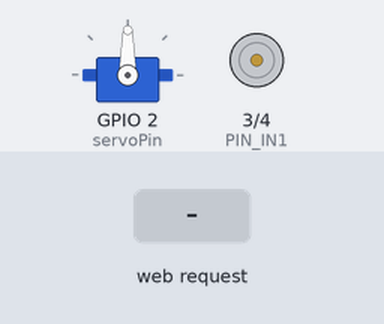
A sketch run on a simulated ESP32. On the bench: servo, motor-driver pin pairs drawn as motors (green arrow = first pin HIGH = forward, orange = second pin HIGH = backward, longer = more drive). Wiring (inferred from the names in the program): servo: signal GPIO 2. The test bench sets the inputs (shaded band). Servo pulses on a pin are drawn as a servo (544–2400 µs = 0–180°).

Above: at 1.2 s.
1.3 s: HTTP request GET /G received
At 2.0 s:
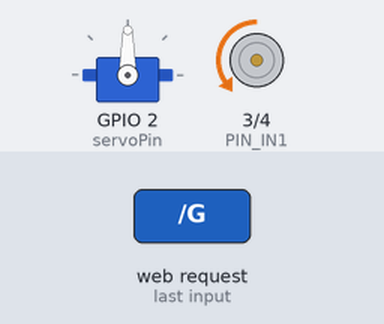
2.8 s: HTTP request GET /B received
At 4.0 s:
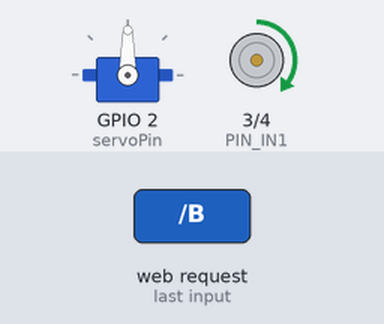
4.3 s: HTTP request GET /R received
At 5.5 s:
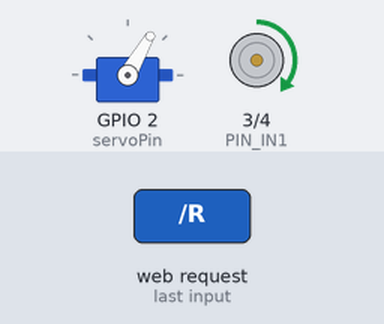
5.8 s: HTTP request GET /L received
At 6.7 s:
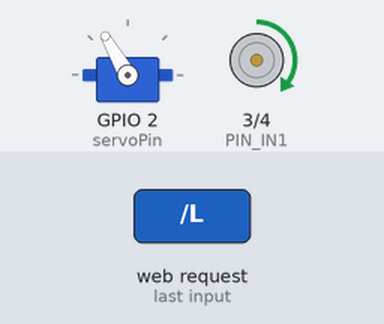
7.3 s: HTTP request GET /LG received
At 7.7 s:
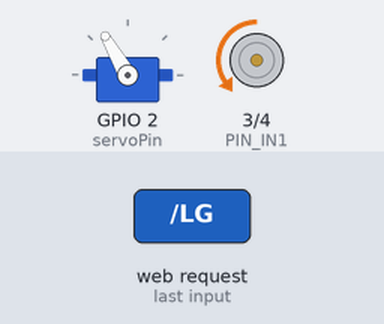
8.8 s: HTTP request GET /RG received
At 9.8 s:
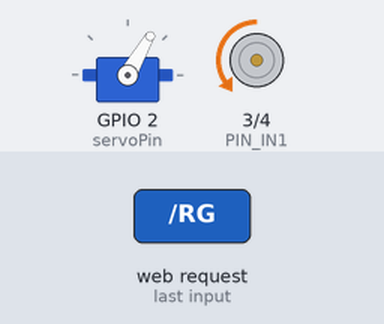
Timing chart, 0 to 11.3 s (numbered marks = the images above; inputs shaded):
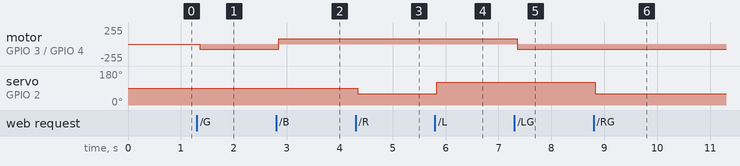

Measured:
- after the input at 1.3 s, motor on GPIO 3 (PIN_IN1) / GPIO 4 (PIN_IN2): stopped → backward 80/255 after 0.05 s
- after the input at 2.8 s, motor on GPIO 3 (PIN_IN1) / GPIO 4 (PIN_IN2): backward 80/255 → forward 80/255 after 0.05 s
- after the input at 4.3 s, servo on GPIO 2 (servoPin): 90° → 60° at once
- after the input at 5.8 s, servo on GPIO 2 (servoPin): 60° → 120° at once
- after the input at 7.3 s, motor on GPIO 3 (PIN_IN1) / GPIO 4 (PIN_IN2): forward 80/255 → backward 80/255 after 0.05 s
- after the input at 8.8 s, servo on GPIO 2 (servoPin): 120° → 60° at once

The sketch:

RumiCar.ino
```cpp
#include <WiFi.h>
#include <WiFiClient.h>
#include <WiFiAP.h>
#include "controller.h"
const int servoPin = D1;
int DutyMax = 2500;  //180:2500  conitnuous:2300
int DutyMin = 500;   //180:500   continuout:700
int DutyCycle = DutyMin;

const int PIN_IN1 = D2;
const int PIN_IN2 = D3;
int value_IN1 = 0;
int value_IN2 = 0;

int motor1 = 0;
int motor2 = 0;
int servo1 = 90;
int speedMax = 80;   //0~255, recommend 80

const char *ssid = "RumiCar-C3";
const char *password = "12345678";
WiFiServer server(80);

void servoAngle(int pin, int angle) {
  if (angle != 0) {
    int Duty = map(angle, 0, 180, DutyMin, DutyMax);
    digitalWrite(pin, HIGH);
    delayMicroseconds(Duty);
    digitalWrite(pin, LOW);
    delayMicroseconds(20 * 1000 - Duty);
  }
}

void DRV8835(int in1, int in2) {
  pinMode(servoPin, OUTPUT);
  analogWrite(PIN_IN1, in1);
  analogWrite(PIN_IN2, in2);
}

void setup() {
  Serial.begin(115200);
  pinMode(PIN_IN1, OUTPUT);
  pinMode(PIN_IN2, OUTPUT);
  DRV8835(0, 0);
  servoAngle(servoPin, 90);

  while (!WiFi.softAP(ssid, password)) {}
  IPAddress myIP = WiFi.softAPIP();
  server.begin();
}

void loop() {
  WiFiClient client = server.available();
  servoAngle(servoPin, servo1);
  DRV8835(motor1, motor2);

  if (client) {
    String currentLine = "";
    while (client.connected()) {
      if (client.available()) {
        char c = client.read();
        if (c == '\n') {
          if (currentLine.length() == 0) {
            client.println("HTTP/1.1 200 OK");
            client.println("Content-type:text/html");
            client.println();
            client.println(controllerHTML);
            break;
          } else {
            currentLine = "";
          }
        } else if (c != '\r') {
          currentLine += c;
        }

        if (currentLine.endsWith("GET /G")) {
          motor1 = 0;
          motor2 = speedMax;
          servo1 = 90;
        }
        if (currentLine.endsWith("GET /B")) {
          motor1 = speedMax;
          motor2 = 0;
          servo1 = 90;
        }
        if (currentLine.endsWith("GET /N")) {
          motor1 = 0;
          motor2 = 0;
          servo1 = 90;
        }
        if (currentLine.endsWith("GET /R")) {
          servo1 = 60;
        }
        if (currentLine.endsWith("GET /L")) {
          servo1 = 120;
        }
        if (currentLine.endsWith("GET /LG")) {
          motor1 = 0;
          motor2 = speedMax;
          servo1 = 120;
        }
        if (currentLine.endsWith("GET /RG")) {
          motor1 = 0;
          motor2 = speedMax;
          servo1 = 60;
        }
        if (currentLine.endsWith("GET /LB")) {
          motor1 = speedMax;
          motor2 = 0;
          servo1 = 120;
        }
        if (currentLine.endsWith("GET /RB")) {
          motor1 = speedMax;
          motor2 = 0;
          servo1 = 60;
        }
      }
    }
    client.stop();
  }
}
```

controller.h
```cpp
String controllerHTML =
"<!DOCTYPE html>\
<html>\
<head>\
    <meta charset=\"UTF-8\">\
    <meta name=\"viewport\" content=\"width=device-width, initial-scale=1.0\">\
    <title>Controller</title>\
    <style>\
        body {\
            background-color: black;\
            height: 100%;\
            width: 100%;\
          }\
        .parent {\
            background-color: black;\
            display: grid;\
            grid-template-columns: repeat(3, 1fr);\
            grid-template-rows: repeat(3, 1fr);\
            grid-column-gap: 10px;\
            grid-row-gap: 10px;\
            width: 20vw;\
            height: 20vw;\
            margin: 20px;\
        }\
        \
        .div1 { grid-area: 1 / 1 / 2 / 2; border: 50px solid transparent; border-top: 50px solid white; border-left: 50px solid white; }\
        .div2 { grid-area: 1 / 2 / 2 / 3; border: 50px solid transparent; border-bottom: 50px solid white; }\
        .div3 { grid-area: 1 / 3 / 2 / 4; border: 50px solid transparent; border-top: 50px solid white; border-top: 50px solid white; border-right: 50px solid white;}\
        .div4 { grid-area: 2 / 1 / 3 / 2; border: 50px solid transparent; border-right: 50px solid white; }\
        .div5 { grid-area: 2 / 2 / 3 / 3; border: 50px solid transparent; background-color: white; border-radius: 50%; }\
        .div6 { grid-area: 2 / 3 / 3 / 4; border: 50px solid transparent; border-left: 50px solid white; }\
        .div7 { grid-area: 3 / 1 / 4 / 2; border: 50px solid transparent; border-bottom: 50px solid white; border-left: 50px solid white; }\
        .div8 { grid-area: 3 / 2 / 4 / 3; border: 50px solid transparent; border-top: 50px solid white; }\
        .div9 { grid-area: 3 / 3 / 4 / 4; border: 50px solid transparent; border-bottom: 50px solid white; border-right: 50px solid white; }\
    </style>\
</head>\
<body>\
    <div class=\"parent\">\
        <a href=\"/LG\" class=\"div1\"></a>\
        <a href=\"/G\" class=\"div2\"></a>\
        <a href=\"/RG\" class=\"div3\"></a>\
        <a href=\"/L\" class=\"div4\"></a>\
        <a href=\"/N\" class=\"div5\"></a>\
        <a href=\"/R\" class=\"div6\"></a>\
        <a href=\"/LB\" class=\"div7\"></a>\
        <a href=\"/B\" class=\"div8\"></a>\
        <a href=\"/RB\" class=\"div9\"></a>\
        </div>\
</body>\
</html>\
";
```
